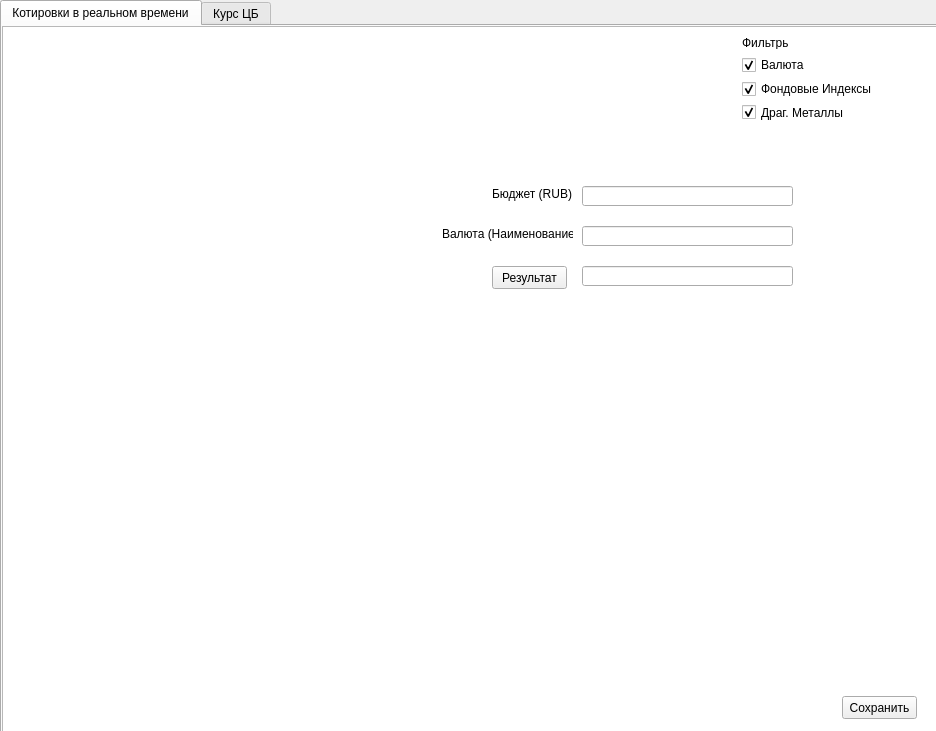
<?xml version="1.0" encoding="UTF-8"?>
<ui version="4.0">
 <class>Form</class>
 <widget class="QWidget" name="Form">
  <property name="windowModality">
   <enum>Qt::NonModal</enum>
  </property>
  <property name="geometry">
   <rect>
       <x>0</x>
       <y>0</y>
       <width>936</width>
       <height>731</height>
   </rect>
  </property>
  <property name="baseSize">
   <size>
    <width>938</width>
    <height>729</height>
   </size>
  </property>
  <property name="windowTitle">
   <string>The Exchange Rate</string>
  </property>
  <property name="autoFillBackground">
   <bool>true</bool>
  </property>
  <widget class="QTabWidget" name="tabWidget">
   <property name="geometry">
    <rect>
     <x>0</x>
     <y>0</y>
        <width>941</width>
        <height>741</height>
    </rect>
   </property>
      <property name="cursor">
          <cursorShape>PointingHandCursor</cursorShape>
      </property>
      <property name="currentIndex">
          <number>0</number>
      </property>
      <widget class="QWidget" name="tab">
          <property name="cursor">
              <cursorShape>ArrowCursor</cursorShape>
          </property>
          <attribute name="title">
              <string>Котировки в реальном времени</string>
          </attribute>
          <widget class="QTableWidget" name="table1">
              <property name="enabled">
                  <bool>true</bool>
              </property>
              <property name="geometry">
                  <rect>
                      <x>0</x>
                      <y>0</y>
                      <width>941</width>
                      <height>721</height>
                  </rect>
              </property>
              <property name="cursor" stdset="0">
                  <cursorShape>ArrowCursor</cursorShape>
              </property>
              <property name="acceptDrops">
                  <bool>false</bool>
              </property>
              <property name="autoFillBackground">
                  <bool>false</bool>
              </property>
              <property name="editTriggers">
                  <set>QAbstractItemView::NoEditTriggers</set>
              </property>
              <property name="sortingEnabled">
                  <bool>false</bool>
              </property>
          </widget>
          <widget class="QPushButton" name="saveRT">
              <property name="geometry">
                  <rect>
                      <x>840</x>
                      <y>670</y>
                      <width>75</width>
                      <height>23</height>
                  </rect>
              </property>
              <property name="text">
                  <string>Сохранить</string>
              </property>
          </widget>
          <widget class="QWidget" name="verticalLayoutWidget">
              <property name="geometry">
                  <rect>
                      <x>740</x>
                      <y>30</y>
                      <width>141</width>
                      <height>65</height>
                  </rect>
              </property>
              <layout class="QVBoxLayout" name="verticalLayout">
                  <item>
                      <widget class="QCheckBox" name="checkBox">
                          <property name="text">
                              <string>Валюта</string>
                          </property>
                          <property name="checked">
                              <bool>true</bool>
                          </property>
                      </widget>
                  </item>
                  <item>
                      <widget class="QCheckBox" name="checkBox_3">
                          <property name="text">
                              <string>Фондовые Индексы</string>
                          </property>
                          <property name="checked">
                              <bool>true</bool>
                          </property>
                      </widget>
                  </item>
                  <item>
                      <widget class="QCheckBox" name="checkBox_2">
                          <property name="autoFillBackground">
                              <bool>false</bool>
                          </property>
                          <property name="text">
                              <string>Драг. Металлы</string>
                          </property>
                          <property name="checked">
                              <bool>true</bool>
                          </property>
                      </widget>
                  </item>
              </layout>
          </widget>
          <widget class="QLabel" name="label">
              <property name="geometry">
                  <rect>
                      <x>740</x>
                      <y>10</y>
                      <width>47</width>
                      <height>13</height>
                  </rect>
              </property>
              <property name="text">
                  <string>Фильтры</string>
              </property>
          </widget>
          <widget class="QLineEdit" name="lineEdit">
              <property name="geometry">
                  <rect>
                      <x>580</x>
                      <y>160</y>
                      <width>211</width>
                      <height>20</height>
                  </rect>
              </property>
          </widget>
          <widget class="QLabel" name="label_2">
              <property name="geometry">
                  <rect>
                      <x>490</x>
                      <y>160</y>
                      <width>91</width>
                      <height>16</height>
                  </rect>
              </property>
              <property name="frameShadow">
                  <enum>QFrame::Sunken</enum>
              </property>
              <property name="text">
                  <string>Бюджет (RUB)</string>
              </property>
          </widget>
          <widget class="QLineEdit" name="lineEdit_2">
              <property name="geometry">
                  <rect>
                      <x>580</x>
                      <y>200</y>
                      <width>211</width>
                      <height>20</height>
                  </rect>
              </property>
          </widget>
          <widget class="QLabel" name="label_3">
              <property name="geometry">
                  <rect>
                      <x>440</x>
                      <y>200</y>
                      <width>131</width>
                      <height>16</height>
                  </rect>
              </property>
              <property name="frameShadow">
                  <enum>QFrame::Sunken</enum>
              </property>
              <property name="text">
                  <string>Валюта (Наименование)</string>
              </property>
          </widget>
          <widget class="QLineEdit" name="lineEdit_3">
              <property name="geometry">
                  <rect>
                      <x>580</x>
                      <y>240</y>
                      <width>211</width>
                      <height>20</height>
                  </rect>
              </property>
          </widget>
          <widget class="QPushButton" name="result1">
              <property name="geometry">
                  <rect>
                      <x>490</x>
                      <y>240</y>
                      <width>75</width>
                      <height>23</height>
                  </rect>
              </property>
              <property name="text">
                  <string>Результат</string>
              </property>
          </widget>
      </widget>
   <widget class="QWidget" name="tab_2">
    <property name="cursor">
     <cursorShape>ArrowCursor</cursorShape>
    </property>
    <property name="accessibleName">
     <string/>
    </property>
    <attribute name="title">
     <string>Курс ЦБ</string>
    </attribute>
    <widget class="QTableWidget" name="table2">
     <property name="geometry">
      <rect>
       <x>0</x>
       <y>0</y>
       <width>941</width>
       <height>711</height>
      </rect>
     </property>
    </widget>
    <widget class="QPushButton" name="saveCB">
        <property name="geometry">
            <rect>
                <x>840</x>
                <y>670</y>
                <width>75</width>
                <height>23</height>
            </rect>
        </property>
        <property name="text">
            <string>Сохранить</string>
        </property>
    </widget>
       <widget class="QLineEdit" name="lineEdit_4">
           <property name="geometry">
               <rect>
                   <x>620</x>
                   <y>240</y>
                   <width>211</width>
                   <height>20</height>
               </rect>
           </property>
       </widget>
       <widget class="QLabel" name="label_4">
           <property name="geometry">
               <rect>
                   <x>480</x>
                   <y>200</y>
                   <width>131</width>
                   <height>16</height>
               </rect>
           </property>
           <property name="frameShadow">
               <enum>QFrame::Sunken</enum>
           </property>
           <property name="text">
               <string>Валюта (Наименование)</string>
           </property>
       </widget>
       <widget class="QLineEdit" name="lineEdit_5">
           <property name="geometry">
               <rect>
                   <x>620</x>
                   <y>160</y>
                   <width>211</width>
                   <height>20</height>
               </rect>
           </property>
       </widget>
       <widget class="QLabel" name="label_5">
           <property name="geometry">
               <rect>
                   <x>530</x>
                   <y>160</y>
                   <width>91</width>
                   <height>16</height>
               </rect>
           </property>
           <property name="frameShadow">
               <enum>QFrame::Sunken</enum>
           </property>
           <property name="text">
               <string>Кол-во Валюты</string>
           </property>
       </widget>
       <widget class="QLineEdit" name="lineEdit_6">
           <property name="geometry">
               <rect>
                   <x>620</x>
                   <y>200</y>
                   <width>211</width>
                   <height>20</height>
               </rect>
           </property>
       </widget>
       <widget class="QPushButton" name="result1_2">
           <property name="geometry">
               <rect>
                   <x>530</x>
                   <y>240</y>
                   <width>75</width>
                   <height>23</height>
               </rect>
           </property>
           <property name="text">
               <string>Результат</string>
           </property>
       </widget>
   </widget>
  </widget>
 </widget>
 <resources/>
 <connections/>
</ui>
